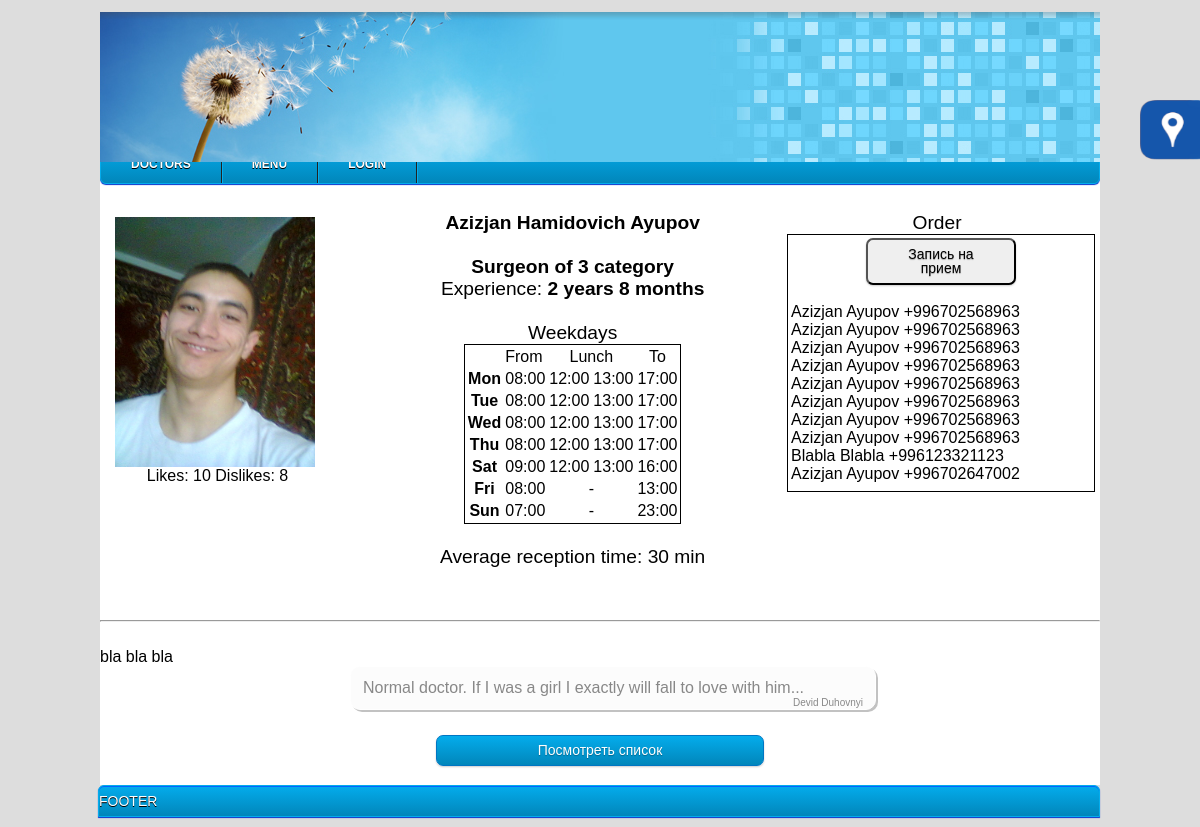
The app's page /index.php?doctor=25 with its own data.
### tables this page shows
CREATE TABLE IF NOT EXISTS `Employee` (
  `Emp_ID` int(11) NOT NULL,
  `Class` int(11) NOT NULL,
  `First_Name` varchar(30) NOT NULL,
  `Surname` varchar(25) NOT NULL,
  `Middle_Name` varchar(30) DEFAULT NULL,
  `Prof` int(3) NOT NULL,
  `CarierStart` date NOT NULL,
  `Category` int(1) DEFAULT '5',
  `Phone_num` varchar(13) DEFAULT NULL,
  `Passport_data` varchar(30) NOT NULL,
  `Receipt_Date` date NOT NULL,
  `Image` varchar(50) NOT NULL,
  `CurriculumVitae` longtext NOT NULL
);

CREATE TABLE IF NOT EXISTS `Rating` (
  `Emp_ID` int(11) NOT NULL,
  `Likes` int(10) DEFAULT '0',
  `Dislikes` int(10) DEFAULT '0'
);

CREATE TABLE IF NOT EXISTS `Staff` (
  `Id` int(11) NOT NULL,
  `Name` varchar(30) NOT NULL,
  `Salary` double NOT NULL,
  `Unit` int(1) NOT NULL,
  `Image` varchar(50) NOT NULL
);

CREATE TABLE IF NOT EXISTS `Schedule` (
  `Day_ID` int(10) NOT NULL,
  `Emp_ID` int(10) NOT NULL,
  `Day` varchar(3) NOT NULL,
  `Start` time NOT NULL,
  `Lunch_Start` time DEFAULT NULL,
  `Lunch_End` time DEFAULT NULL,
  `End` time DEFAULT NULL
);

CREATE TABLE IF NOT EXISTS `Reception` (
  `Emp_ID` int(10) NOT NULL,
  `Time` int(3) DEFAULT NULL
);

CREATE TABLE IF NOT EXISTS `patients` (
  `ID` int(11) NOT NULL,
  `First_Name` varchar(30) NOT NULL,
  `Middle_Name` varchar(30) DEFAULT NULL,
  `Second_Name` varchar(30) NOT NULL,
  `Birth_Date` date NOT NULL,
  `Gender` tinyint(1) NOT NULL DEFAULT '1',
  `Insurance_Category` int(10) DEFAULT NULL,
  `Diagnosis` int(11) NOT NULL,
  `Virus` tinyint(1) NOT NULL,
  `Receipt_Date` date NOT NULL,
  `Prof` varchar(25) NOT NULL,
  `Address` varchar(70) NOT NULL,
  `Phone` varchar(20) NOT NULL,
  `Email` varchar(30) NOT NULL,
  `Care_Doctor` int(5) NOT NULL,
  `Care_Doctor_Prof` int(5) NOT NULL,
  `Photo` varchar(50) NOT NULL,
  `Comment` varchar(150) DEFAULT NULL
);

CREATE TABLE IF NOT EXISTS `UnregVisitors` (
  `Id` int(11) NOT NULL,
  `First_Name` varchar(25) DEFAULT NULL,
  `Middle_Name` varchar(25) DEFAULT NULL,
  `Second_Name` varchar(25) DEFAULT NULL,
  `Phone` varchar(15) DEFAULT NULL
);

CREATE TABLE IF NOT EXISTS `Emp_comments` (
  `Emp_comments_ID` int(11) NOT NULL,
  `Emp_ID` int(5) NOT NULL,
  `Patient_Id` int(11) NOT NULL,
  `Date` timestamp NOT NULL DEFAULT CURRENT_TIMESTAMP,
  `Text` text NOT NULL
);

### pages/doctor.php (the view, shortened to what this page needs)
<?php
	if(isset($_GET[doctor])){
		$result = $mysqli->query("SELECT * FROM Employee WHERE Emp_ID=$_GET[doctor]");
		$data = $result->fetch_array();
		$result = $mysqli->query("SELECT Name FROM Staff WHERE Id = $data[Prof]");
		$dataFromStaff = $result->fetch_array();
		$result = $mysqli->query("SELECT * FROM `Schedule` WHERE Emp_ID = $_GET[doctor]") or die(mysql_error());
		$currentDate = date('m/d/Y');
		$diff = abs(strtotime($currentDate) - strtotime($data[CarierStart]));
		$years = floor($diff / (365*60*60*24));
		$months = floor(($diff - $years * 365*60*60*24) / (30*60*60*24));
		$query = $mysqli->query("SELECT Likes, Dislikes FROM Rating WHERE Emp_ID = $data[Emp_ID]");
		$rating = $query->fetch_array(MYSQLI_ASSOC);
		print "
			<div class='docInfo'>
				<div class='doc_photo_rating'>
					<img src='../images/$data[Image]'>
					<div class='rating'>
						Likes: $rating[Likes]";
						print "
						Dislikes: $rating[Dislikes]
					</div>
				</div>
				<div class='doc_about'>
						<center><big><b>$data[First_Name] $data[Middle_Name] $data[Surname]<br><br>
					$dataFromStaff[Name] of $data[Category] category <br>
					</b>Experience:<b> $years years $months months</b><br>
						<br><table class='brd'><tr><td></td><td>From</td><td colspan='2' style='text-align: center;'>Lunch</td><td style='text-align: center;'>To</td></tr>Weekdays";
						while($dataFromSchedule = $result->fetch_array()){
							print "<tr><th>$dataFromSchedule[Day]</th>
								<td>".date('H:i',strtotime($dataFromSchedule[Start]))."</td>";
								if($dataFromSchedule[Lunch_Start] != $dataFromSchedule[Lunch_End]){
									print "<td>".date('H:i',strtotime($dataFromSchedule[Lunch_Start]))."</td>
										   <td>".date('H:i',strtotime($dataFromSchedule[Lunch_End]))."</td>";
								}else{
									print "<td colspan='2' style='text-align: center;'> - </td>";
								}
								print "<td>".date('H:i',strtotime($dataFromSchedule['End']))."</td></tr>";
						}
						print "</table>";
						$forOneRecp = $mysqli->query("SELECT `Time` FROM `Reception` WHERE Emp_ID = $_GET[doctor]");
					$oneRecp = $forOneRecp->fetch_array();
					if($oneRecp['Time']){
						print "<br>Average  reception time: ".$oneRecp['Time']." min";
					}
					print "</big></center>
				</div>
				<div id='orderView'>
					<center>
						<big> Order </big> <br>
					</center>
					<div id='orderAction'>
						<center><button class='button' onClick='hiddenShow(\"b1\"); ";
							if(!$_SESSION['log'])
								echo "unregVisitorForm(".$data[Emp_ID].");'";
							else
								echo "datePicker($data[Emp_ID], ".$_SESSION[userData][ID].", 0);'";
						print " id='button11'>Запись на прием</button></center><br>";
					$res = $mysqli->query("SELECT PatientId, UnregVisitorId FROM `Ord` WHERE DoctorId = '$data[Emp_ID]' ORDER by Id DESC");
					while($order = $res->fetch_array()){
						if($order[PatientId]){
							$forPtr = $mysqli->query("SELECT First_Name, Second_Name, Phone FROM patients WHERE ID = '$order[PatientId]'");
							$ptr = $forPtr->fetch_array();
						}else{
							$forPtr = $mysqli->query("SELECT First_Name, Second_Name, Phone FROM UnregVisitors WHERE Id = '$order[UnregVisitorId]'");
							$ptr = $forPtr->fetch_array();
						}
						print $ptr[First_Name]." ".$ptr[Second_Name]." ".$ptr[Phone]."<br>";
					}
					print "
					</div>
				</div>
			</div>
			<hr><br>$data[CurriculumVitae]<br>";
		$result = $mysqli->query("SELECT * FROM Emp_comments WHERE Emp_ID = $data[Emp_ID] ORDER by `Date` DESC") or die(mysql_error());
		$comments = $result->fetch_array();
		if($comments){
			do
			{
				$res = $mysqli->query("SELECT First_Name, Second_Name, ID FROM patients WHERE ID = $comments[Patient_Id]") or die(mysql_error());
				$patientData = $res->fetch_array();
				print "<div class='comment_block'>";
							if($_SESSION['class'] == 4 and $patientData[ID] == $_SESSION[userData][ID])
								print "$comments[Text] <a href='../phpHendlers/commentDeleting.php?id=$comments[Emp_comments_ID]&from=$data[Emp_ID]' style='text-decoration: none; text-color: grey'>&#10005</a><br>";
							else
								print "$comments[Text]<br>";
				print "<div class='comment_signiture'>$patientData[First_Name] $patientData[Second_Name]</div></div>";
			}
			while($comments = $result->fetch_array());
		}else{
			print '<centr>Nobody leaves a comment<br></center>';
		}
		print "
			<center><div class='state'><a href='#' class='button blue' onClick='scripts/hiddenShow(\"b2\");' id='button2'>Посмотреть список</a></div></center>
			<div id='b1' class='hidden'>
				<br>ЗАПИСЬ К ВРАЧУ<br><br>
				<div id='datePickerMain'></div>
			</div>
			<div id='b2' class='hidden'>
				<br>СПИСОК ЗАПИСАВШИХСЯ<br><br>
			</div>
			<div id='b3' class='hidden'><br>
				<form method='post' action='../phpHendlers/forms/commentAdding.php'>
					<textarea cols='60' rows='10' name='text' required /></textarea><br>
					<input type='hidden' name='docID' value='$data[Emp_ID]'>
					<input type='hidden' name='patID' value='".$_SESSION[userData][ID]."'>
					<input type='submit' name='docComment' value='Enter'>
				</form>
			</div>";
    }
?>

### index.php (shortened to what this page needs)
<?php
	include("phpHendlers/connect.php");
?>
<html>
 <head>
		<link rel="stylesheet" type="text/css" href="styles/css.css" />
		<link rel="stylesheet" type="text/css" href="styles/menu.css" />
		<link rel="stylesheet" href="http://cdnjs.cloudflare.com/ajax/libs/font-awesome/4.4.0/css/font-awesome.min.css">
 </head>
 <body>
  <div class="all">
   <div id="top">
   <div id="featured">
			<a href="index.php"><img src="images/slide_0.jpg" width="1000" height="150" /> </a>
		</div>
   </div>
   <div class="main">
    <div id="topmenu"> <?php include("parts/topMenu.php");?> </div>
    <div id="panel"><img src="images/leftmenu.png" width="60" height="60">
    </div>
    <div id="action">
			<?php
				if(isset($_GET["content"])or $_GET["item"] or $_GET[docProf] or $_GET[doctor] or $_GET[docList] or $_GET[patient])
				{
					if($_GET["content"] == "home")
					{
						if($_SESSION['class']){
							$query = $mysqli->query("SELECT Name FROM UserClasses WHERE Id = $_SESSION[class]");
							$data = $query->fetch_array(MYSQLI_ASSOC);
							$content = 'pages/'. $data[Name] . 'Home';
						}else{
							print '<script type="text/javascript">window.location.href="../index.php?content=logIn"</script>';
						}
					}
					else if($_GET[item] or $_GET["content"] == "syst")
					{
						$content = "system/System";
					}
					else if ($_GET[patient])
					{
						$content = "pages/patient";
					}
					else if($_GET[docProf])
					{
						$content = "pages/".$_GET[docProf];
					}
					else if($_GET["content"])
						$content = "pages/".$_GET[content];
					else if ($_GET[doctor])
						$content = "pages/doctor";
					else if ($_GET[docList])
					{
						$content = "pages/doctor";
					}
					include ($content.'.php');
				}
				else
					echo "INDEX";
			?>
    </div>
   </div>
   <div id="footer"><div class="footer_text">FOOTER</div></div>
  </div>
 </body>
</html>

### parts/topMenu.php (shortened to what this page needs)
<?
	printf	('<nav id="menu-wrap">
      <ul id="menu">
       <li><a href="../index.php?docList=%s">Doctors</a><ul>',all);
	$result = $mysqli->query("SELECT * FROM Staff") or die(mysql_error());
	while($data = $result->fetch_array()){	printf ('<li><a href="../index.php?docList=%s">'.$data[Name].'s</a></li>', $data[Id]);	}
	print '</ul>';
	printf('
			<li><a href="#">Menu</a>
				<ul>
					<li><a href="../index.php?content=%s">Comments</a></li>
					<li><a href="#">Подменю</a></li>
					<li><a href="#">Подменю</a></li>
					<li><a href="#">Подменю</a></li>
				</ul>
			</li>',comments);
	if($_SESSION['log'])
	{
		$userName = $_SESSION[userName];
		printf('
			<li><a href="../index.php?content=%s">'.$userName.'</a>
				<ul>
					<li><a href="../index.php?content=%s">LogOut</a></li>
				</ul>
			</li>',home,logOut);
	}
	else
		printf ('<li><a href="../index.php?content=%s">LogIn</a></li></ul></nav>',logIn);
?>

### styles/css.css (style rules this page uses)
* { font-family: Arial; }
body { background-color: #ddd; }
.all { width: 1000px; margin-left: auto; margin-right: auto; margin-top: -8px; }
#top { margin-top: 20px; height: 150px; background-size: 1000px 100px; }
#topmenu { width: 1000px; height: 50px; float: right; background-color: #FFFFFF; }
#action { min-height: 545px; height: auto; width: 1000px; background-color: #FFFFFF; float: left; }
#footer { height: 30px; margin-left: auto; margin-right: auto; margin-bottom: 10px; width: 1000px; background-color: 33CCFF; float: right; border: 1px solid #04acec; background-color: #0186ba; background-image: -moz-linear-gradient(#04acec, #0186ba); background-image: -webkit-gradient(linear, left top, left bottom, from(#04acec), to(#0186ba)); background-image: -webkit-linear-gradient(#04acec, #0186ba); background-image: -o-linear-gradient(#04acec, #0186ba); background-image: -ms-linear-gradient(#04acec, #0186ba); background-image: linear-gradient(#04acec, #0186ba); -moz-border-radius: 6px 6px 0px 0px; -webkit-border-radius: 6px 6px 0px 0px; border-radius: 6px 6px 0px 0px; -moz-box-shadow: 0 1px 1px #0033cc, 0 1px 0 #0066ff inset; -webkit-box-shadow: 0 1px 1px #0033cc, 0 1px 0 #0066ff inset; box-shadow: 0 1px 1px #0033cc, 0 1px 0 #0066ff inset; }
.main { overflow:auto; }
.button, input[type="submit"] { width: 100px; display: inline-block; outline: none; cursor: pointer; text-align: center; text-decoration: none; font: 14px/100% Arial, Helvetica, sans-serif; padding: .5em 2em .55em; text-shadow: 0 1px 1px rgba(0,0,0,.3); -webkit-border-radius: .5em; -moz-border-radius: .5em; border-radius: .5em; -webkit-box-shadow: 0 1px 2px rgba(0,0,0,.2); -moz-box-shadow: 0 1px 2px rgba(0,0,0,.2); box-shadow: 0 1px 2px rgba(0,0,0,.2); }
.blue, input[type="submit"] { color: #fff; border: solid 1px #0076c3; background: #0095cd; background: -webkit-gradient(linear, left top, left bottom, from(#04acec), to(#0186ba)); }
#button11 { width: 150px; }
.state { width: 1000px; height: 50px; float: right; white-space: pre; }
.brd { border: 1px solid black; }
.docInfo { margin: 0px 10px; min-height: 400; }
.doc_photo_rating { width: 205px; height: 270px; float: left; padding: 5 0 0 5; }
.doc_photo_rating img { width: 200px; height: 250px; float: top; }
.rating { text-align: center; }
.doc_about { margin-left: 120px; float: left; }
#orderView { float: right; width: 300px; height: 250px; margin: 0px 3px 3px 10px; }
#orderAction { width: 300px; height: 250px; padding: 3px 3px 3px 3px; border: solid black 1px; }
.state .button { width: 27%; }
.comment_signiture { float: right; font-size: 10px; text-align: right; }
.comment_block { padding:12px; width:500px; position:relative; background-color:#fcfcfc; border:1px solid white; color:#888; margin-bottom:25px; -moz-border-radius:10px; -webkit-border-radius:10px; border-radius:10px; left:50%; margin-left:-250px; -moz-box-shadow:2px 2px 0 #c2c2c2; -webkit-box-shadow:2px 2px 0 #c2c2c2; box-shadow:2px 2px 0 #c2c2c2; }
.footer_text { margin-top: 7px; color: #fff; text-transform: uppercase; font-size: 14px; text-decoration: none; text-shadow: 0 1px 0 #000; }

### records on screen
employee: Image (picture), First_Name "Azizjan", Middle_Name "Hamidovich", Surname "Ayupov", Category "3", CurriculumVitae "bla bla bla"
rating: Likes "10", Dislikes "8"
staff: Name "Surgeon"
schedule: Day "Mon", Start "08:00", Lunch_Start "12:00", Lunch_End "13:00", End "17:00"
schedule: Day "Tue", Start "08:00", Lunch_Start "12:00", Lunch_End "13:00", End "17:00"
schedule: Day "Wed", Start "08:00", Lunch_Start "12:00", Lunch_End "13:00", End "17:00"
schedule: Day "Thu", Start "08:00", Lunch_Start "12:00", Lunch_End "13:00", End "17:00"
schedule: Day "Sat", Start "09:00", Lunch_Start "12:00", Lunch_End "13:00", End "16:00"
schedule: Day "Fri", Start "08:00", End "13:00"
schedule: Day "Sun", Start "07:00", End "23:00"
reception: Time "30"
patients: First_Name "Azizjan", Second_Name "Ayupov", Phone "+996702568963"
unregvisitors: First_Name "Blabla", Second_Name "Blabla", Phone "+996123321123"
unregvisitors: First_Name "Azizjan", Second_Name "Ayupov", Phone "+996702647002"
patients: First_Name "Devid", Second_Name "Duhovnyi"
emp_comments: Text "Normal doctor. If I was a girl I exactly will fall to love with him..."
